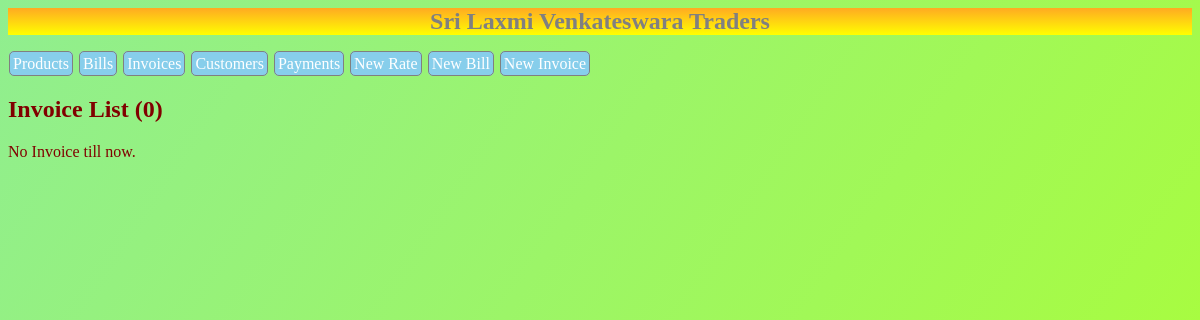
The page /invoices/ on the database as committed earlier.
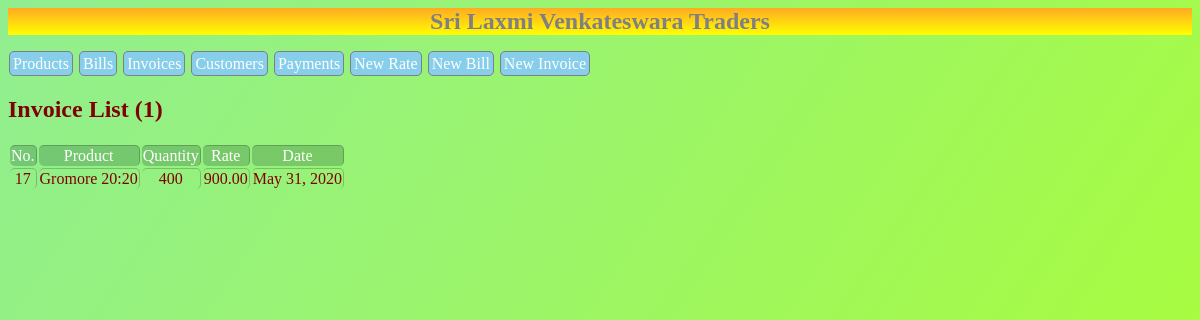
The same page on the database as committed later.
### home/models.py (models this page shows, shortened)
class Invoice(models.Model):
    product = models.ForeignKey(Product,on_delete=models.CASCADE)
    quantity = models.IntegerField()
    rate = models.DecimalField(max_digits=10,decimal_places=2)
    date = models.DateTimeField(auto_now=True)

class Product(models.Model):
    name = models.CharField(max_length=64)
    quantity = models.IntegerField(default=0)

### home/views.py (the view)
# urls.py: path('invoices/',InvoiceListView.as_view(),name='invoices'),
class InvoiceListView(ListView):
    model = Invoice
    context_object_name = 'invoices'
    ordering = ['-date']
    paginate_by = 10

### home/templates/home/invoice_list.html
{% extends 'home/list.html' %}
{% block content %}
    <h2>Invoice List ({{ page_obj.paginator.count }})</h2>
    {% if invoices %}
        <table>
            <tr>
                <td>No.</td>
                <td>Product</td>
                <td>Quantity</td>
                <td>Rate</td>
                <td>Date</td>
            </tr>
            {% for i in invoices %}
                <tr>
                    <td>{{ i.id }}</td>
                    <td>{{ i.product.name }}</td>
                    <td>{{ i.quantity }}</td>
                    <td>{{ i.rate }}</td>
                    <td><span class="date">{{ i.date.date }}<span class="time">,{{ i.date.time }}</span></span></td>
                </tr>
            {% endfor %}
        </table>
    {% else %}
        No Invoice till now.
    {% endif %}
{% endblock %}

Rows that differ between the two databases and show on the page:
added Invoice: id "17", product.name "Gromore 20:20", quantity "400", rate "900.00", date "May 31, 2020"
Other text that changed with them:
{{ page_obj.paginator.count }}: "0" → "1"
text no longer shown: "No Invoice till now."
text now shown: "No. Product Quantity Rate Date"
